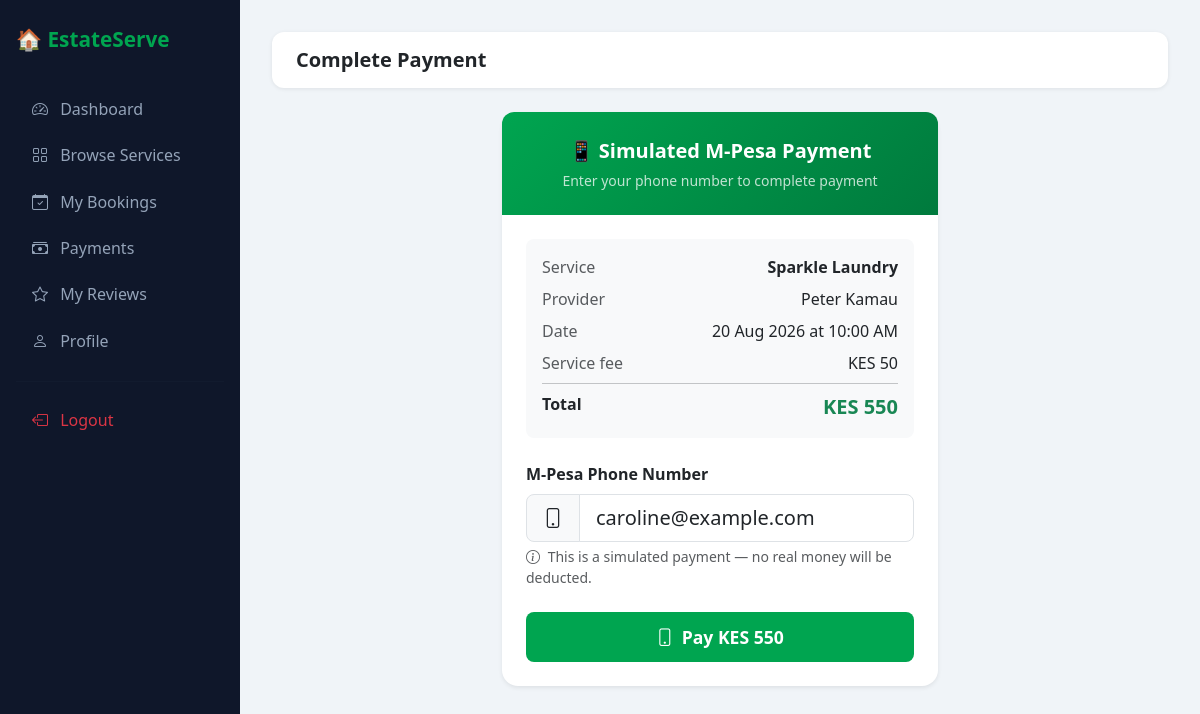
Page /resident/payment.php?booking=1 (signed in) on the committed database.
### tables this page shows
CREATE TABLE bookings (
    id           INT AUTO_INCREMENT PRIMARY KEY,
    resident_id  INT NOT NULL,
    service_id   INT NOT NULL,
    provider_id  INT NULL,
    booking_date DATE NOT NULL,
    booking_time TIME NOT NULL,
    address      VARCHAR(255) NOT NULL,
    notes        TEXT,
    status       ENUM('pending','confirmed','in_progress','completed','cancelled')
                 NOT NULL DEFAULT 'pending',
    created_at   TIMESTAMP NOT NULL DEFAULT CURRENT_TIMESTAMP,
    CONSTRAINT fk_bookings_resident FOREIGN KEY (resident_id)
        REFERENCES users(id)    ON DELETE CASCADE,
    CONSTRAINT fk_bookings_service  FOREIGN KEY (service_id)
        REFERENCES services(id) ON DELETE CASCADE,
    CONSTRAINT fk_bookings_provider FOREIGN KEY (provider_id)
        REFERENCES users(id)    ON DELETE SET NULL
);

CREATE TABLE services (
    id          INT AUTO_INCREMENT PRIMARY KEY,
    name        VARCHAR(150) NOT NULL,
    category    ENUM('laundry','car_washing','grocery','house_cleaning',
                     'plumbing','food_delivery','salon') NOT NULL,
    description TEXT,
    price       DECIMAL(10,2) NOT NULL DEFAULT 0,
    provider_id INT NULL,
    status      ENUM('available','unavailable') NOT NULL DEFAULT 'available',
    created_at  TIMESTAMP NOT NULL DEFAULT CURRENT_TIMESTAMP,
    CONSTRAINT fk_services_provider FOREIGN KEY (provider_id)
        REFERENCES users(id) ON DELETE SET NULL
);

CREATE TABLE users (
    id         INT AUTO_INCREMENT PRIMARY KEY,
    full_name  VARCHAR(150) NOT NULL,
    email      VARCHAR(150) NOT NULL UNIQUE,
    phone      VARCHAR(30)  NOT NULL,
    password   VARCHAR(255) NOT NULL,
    role       ENUM('admin','resident','provider','delivery') NOT NULL,
    status     ENUM('active','inactive','pending') NOT NULL DEFAULT 'active',
    created_at TIMESTAMP NOT NULL DEFAULT CURRENT_TIMESTAMP
);

### resident/payment.php (the view, shortened to what this page needs)
<?php
require_once '../includes/db.php';
$user_id    = $_SESSION['user_id'];
$booking_id = isset($_GET['booking']) ? (int)$_GET['booking'] : 0;
$stmt = $pdo->prepare("
    SELECT b.*, s.name AS service, s.price, u.full_name AS provider
    FROM bookings b
    JOIN services s ON b.service_id = s.id
    JOIN users u ON b.provider_id = u.id
    WHERE b.id = ? AND b.resident_id = ?
");
$stmt->execute([$booking_id, $user_id]);
$booking = $stmt->fetch();
$total = $booking['price'] + 50;
$success = '';
?>
<!DOCTYPE html>
<html lang="en">
<head>
  <link href="https://cdn.jsdelivr.net/npm/bootstrap@5.3.0/dist/css/bootstrap.min.css" rel="stylesheet">
  <link href="https://cdn.jsdelivr.net/npm/bootstrap-icons@1.10.5/font/bootstrap-icons.css" rel="stylesheet">
</head>
<body>
<div class="sidebar">
  <span class="brand">🏠 EstateServe</span>
  <nav class="nav flex-column">
    <a href="dashboard.php" class="nav-link"><i class="bi bi-speedometer2"></i> Dashboard</a>
    <a href="services.php"  class="nav-link"><i class="bi bi-grid"></i> Browse Services</a>
    <a href="bookings.php"  class="nav-link active"><i class="bi bi-calendar-check"></i> My Bookings</a>
    <a href="payments.php"  class="nav-link"><i class="bi bi-cash-stack"></i> Payments</a>
    <a href="reviews.php"   class="nav-link"><i class="bi bi-star"></i> My Reviews</a>
    <a href="profile.php"   class="nav-link"><i class="bi bi-person"></i> Profile</a>
    <hr style="border-color:#1e293b">
    <a href="../logout.php" class="nav-link text-danger"><i class="bi bi-box-arrow-left"></i> Logout</a>
  </nav>
</div>
<div class="main">
  <div class="topbar">
    <h5 class="mb-0 fw-bold">Complete Payment</h5>
  </div>
  <div class="row justify-content-center">
    <div class="col-md-6">
      <?php if ($success): ?>
      <div class="success-box">
        <i class="bi bi-check-circle-fill text-success" style="font-size:4rem"></i>
        <h4 class="fw-bold mt-3 text-success">Payment Successful!</h4>
        <p class="text-muted">Your booking has been confirmed.</p>
        <div class="bg-white rounded-3 p-3 mb-3">
          <div class="d-flex justify-content-between mb-2">
            <span class="text-muted">Service</span>
            <span class="fw-semibold"><?= htmlspecialchars($booking['service']) ?></span>
          </div>
          <div class="d-flex justify-content-between mb-2">
            <span class="text-muted">Provider</span>
            <span class="fw-semibold"><?= htmlspecialchars($booking['provider']) ?></span>
          </div>
          <div class="d-flex justify-content-between mb-2">
            <span class="text-muted">Date</span>
            <span class="fw-semibold"><?= date('d M Y', strtotime($booking['booking_date'])) ?></span>
          </div>
          <div class="d-flex justify-content-between mb-2">
            <span class="text-muted">Amount Paid</span>
            <span class="fw-bold text-success">KES <?= number_format($total, 0) ?></span>
          </div>
          <hr>
          <div class="d-flex justify-content-between">
            <span class="text-muted">Transaction Code</span>
            <span class="fw-bold text-success"><?= $success ?></span>
          </div>
        </div>
        <a href="bookings.php" class="btn btn-success px-4">
          <i class="bi bi-calendar-check me-2"></i>View My Bookings
        </a>
      </div>
      <?php else: ?>
      <div class="card mpesa-card border-0 shadow-sm">
        <div class="mpesa-header">
          <div class="fw-bold fs-5 mb-1">📱 Simulated M-Pesa Payment</div>
          <div class="opacity-75 small">Enter your phone number to complete payment</div>
        </div>
        <div class="card-body p-4">
          <div class="bg-light rounded-3 p-3 mb-4">
            <div class="d-flex justify-content-between mb-2">
              <span class="text-muted">Service</span>
              <span class="fw-semibold"><?= htmlspecialchars($booking['service']) ?></span>
            </div>
            <div class="d-flex justify-content-between mb-2">
              <span class="text-muted">Provider</span>
              <span><?= htmlspecialchars($booking['provider']) ?></span>
            </div>
            <div class="d-flex justify-content-between mb-2">
              <span class="text-muted">Date</span>
              <span><?= date('d M Y', strtotime($booking['booking_date'])) ?> at <?= date('h:i A', strtotime($booking['booking_time'])) ?></span>
            </div>
            <div class="d-flex justify-content-between mb-2">
              <span class="text-muted">Service fee</span>
              <span>KES 50</span>
            </div>
            <hr class="my-2">
            <div class="d-flex justify-content-between fw-bold">
              <span>Total</span>
              <span class="text-success fs-5">KES <?= number_format($total, 0) ?></span>
            </div>
          </div>
          <form method="POST">
            <div class="mb-4">
              <label class="form-label fw-semibold">M-Pesa Phone Number</label>
              <div class="input-group input-group-lg">
                <span class="input-group-text"><i class="bi bi-phone"></i></span>
                <input type="text" name="phone" class="form-control"
                  placeholder="e.g. 0712345678" required
                  value="<?= htmlspecialchars($_SESSION['email'] ?? '') ?>">
              </div>
              <div class="form-text">
                <i class="bi bi-info-circle me-1"></i>
                This is a simulated payment — no real money will be deducted.
              </div>
            </div>
            <button type="submit" class="btn btn-pay text-white w-100">
              <i class="bi bi-phone me-2"></i>Pay KES <?= number_format($total, 0) ?>
            </button>
          </form>
        </div>
      </div>
      <?php endif; ?>
    </div>
  </div>
</div>
</body>
</html>

### resident/payment.php (style rules this page uses)
body { background: #f0f4f8; }
.sidebar { background: #0f172a; min-height: 100vh; width: 240px; position: fixed; top: 0; left: 0; padding: 1.5rem 1rem; }
.sidebar .brand { color: #00A550; font-weight: 700; font-size: 1.3rem; margin-bottom: 2rem; display: block; }
.sidebar .nav-link { color: #94a3b8; border-radius: 8px; padding: .6rem 1rem; margin-bottom: .2rem; }
.sidebar .nav-link i { margin-right: 8px; }
.main { margin-left: 240px; padding: 2rem; }
.topbar { background: #fff; border-radius: 12px; padding: 1rem 1.5rem; margin-bottom: 1.5rem; box-shadow: 0 1px 4px rgba(0,0,0,.08); }
.mpesa-card { border: 2px solid #00A550; border-radius: 16px; }
.mpesa-header { background: linear-gradient(135deg,#00A550,#007a3d); border-radius: 12px 12px 0 0; padding: 1.5rem; color:#fff; text-align:center; }
.btn-pay { background: #00A550; border: none; padding: .75rem; font-weight: 700; font-size: 1.1rem; border-radius: 8px; }

### rows in the picture
bookings: service.name "Sparkle Laundry", provider.full_name "Peter Kamau", booking_date "20 Aug 2026", booking_time "10:00 AM", service.price "550"
